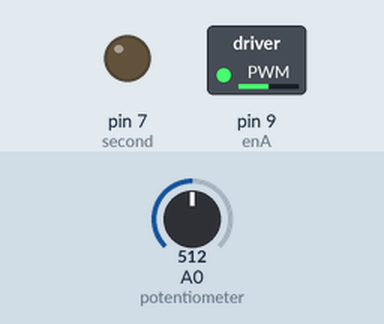
This sketch was run on a simulated Arduino Uno, built with avr-gcc and run on an emulated ATmega328P. On the bench: switched loads named in the sketch (green lamp = pin HIGH), output pins drawn as LEDs (lit = HIGH). The test bench sets the inputs (shaded band); at power-on: A0 (potentiometer) = 512. Pins used as bus, display or sensor lines are not drawn.

Above: at 1.2 s.
1.3 s: A0 (potentiometer) set to 716
At 1.6 s:
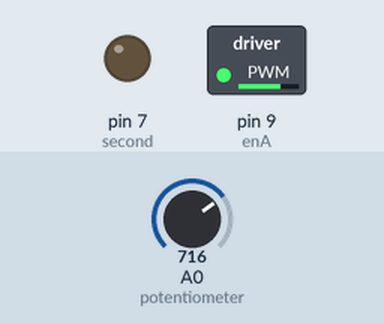
2.8 s: A0 (potentiometer) set to 900
At 4.0 s:
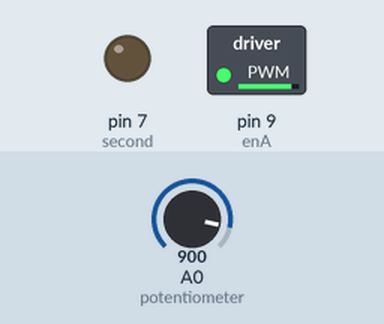
4.3 s: A0 (potentiometer) set to 122
At 5.1 s:
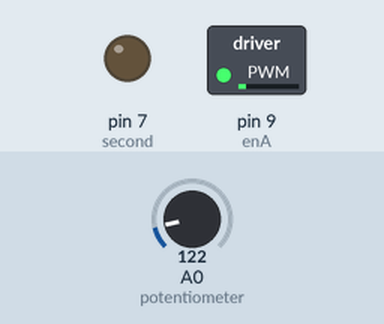
5.8 s: A0 (potentiometer) set to 0
At 6.3 s:
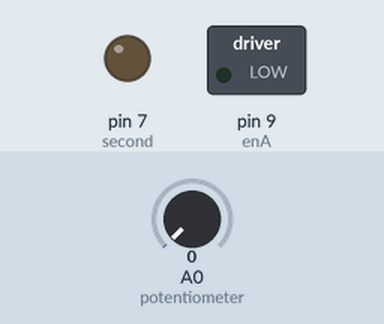
7.3 s: A0 (potentiometer) set to 511
At 8.6 s:
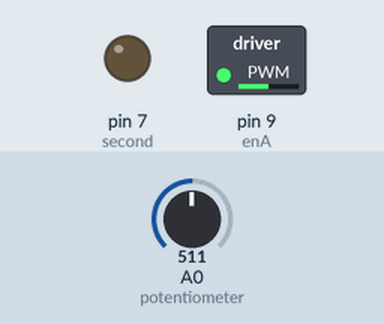
Timing chart, 0 to 9.8 s (numbered marks = the images above; inputs shaded):
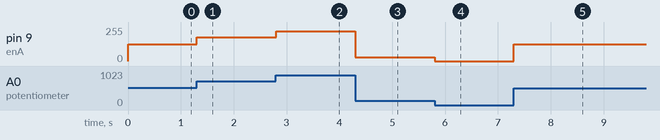

Measured:
- after the input at 1.3 s, pin 9 (enA): 127/255 → 178/255 at once
- after the input at 2.8 s, pin 9 (enA): 178/255 → 224/255 at once
- after the input at 4.3 s, pin 9 (enA): 224/255 → 30/255 at once
- after the input at 5.8 s, pin 9 (enA): 30/255 → 0/255 at once
- after the input at 7.3 s, pin 9 (enA): 0/255 → 127/255 at once

The sketch:

rc_car.ino
```cpp
int first = 6;
int second = 7;
int enA = 9;
void setup() {

  pinMode(enA, OUTPUT);
  pinMode(first, OUTPUT);
  pinMode(second, OUTPUT);

  digitalWrite(first, HIGH);
  digitalWrite(second, LOW);

}

void loop() {
  int potValue = analogRead(A0); // Read potentiometer value
  int pwmOutput = map(potValue, 0, 1023, 0 , 255); // Map the potentiometer value from 0 to 255
  analogWrite(enA, pwmOutput); // Send PWM signal to L298N Enable pin

}
```
